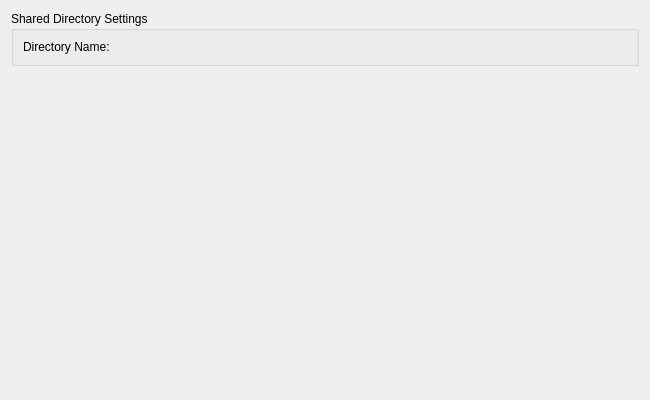
<?xml version="1.0" encoding="UTF-8"?>
<ui version="4.0">
 <class>SyncDirectorySettingsPage</class>
 <widget class="QWizardPage" name="SyncDirectorySettingsPage">
  <property name="geometry">
   <rect>
    <x>0</x>
    <y>0</y>
    <width>650</width>
    <height>400</height>
   </rect>
  </property>
  <property name="windowTitle">
   <string/>
  </property>
  <property name="title">
   <string>Synchronize to a shared directory</string>
  </property>
  <property name="subTitle">
   <string>Please enter the data for synchronization via a shared directory. All fields must be filled.</string>
  </property>
  <layout class="QVBoxLayout" name="verticalLayout">
   <item>
    <widget class="QGroupBox" name="groupBox">
     <property name="title">
      <string>Shared Directory Settings</string>
     </property>
     <layout class="QHBoxLayout" name="horizontalLayout">
      <item>
       <widget class="QLabel" name="label">
        <property name="text">
         <string>Directory Name:</string>
        </property>
       </widget>
      </item>
      <item>
       <widget class="EricPathPicker" name="directoryPicker" native="true">
        <property name="sizePolicy">
         <sizepolicy hsizetype="Expanding" vsizetype="Preferred">
          <horstretch>0</horstretch>
          <verstretch>0</verstretch>
         </sizepolicy>
        </property>
        <property name="focusPolicy">
         <enum>Qt::StrongFocus</enum>
        </property>
        <property name="toolTip">
         <string>Enter the full path of the shared directory</string>
        </property>
       </widget>
      </item>
     </layout>
    </widget>
   </item>
   <item>
    <spacer name="verticalSpacer">
     <property name="orientation">
      <enum>Qt::Vertical</enum>
     </property>
     <property name="sizeHint" stdset="0">
      <size>
       <width>20</width>
       <height>317</height>
      </size>
     </property>
    </spacer>
   </item>
  </layout>
 </widget>
 <customwidgets>
  <customwidget>
   <class>EricPathPicker</class>
   <extends>QWidget</extends>
   <header>EricWidgets/EricPathPicker.h</header>
   <container>1</container>
  </customwidget>
 </customwidgets>
 <resources/>
 <connections/>
</ui>
